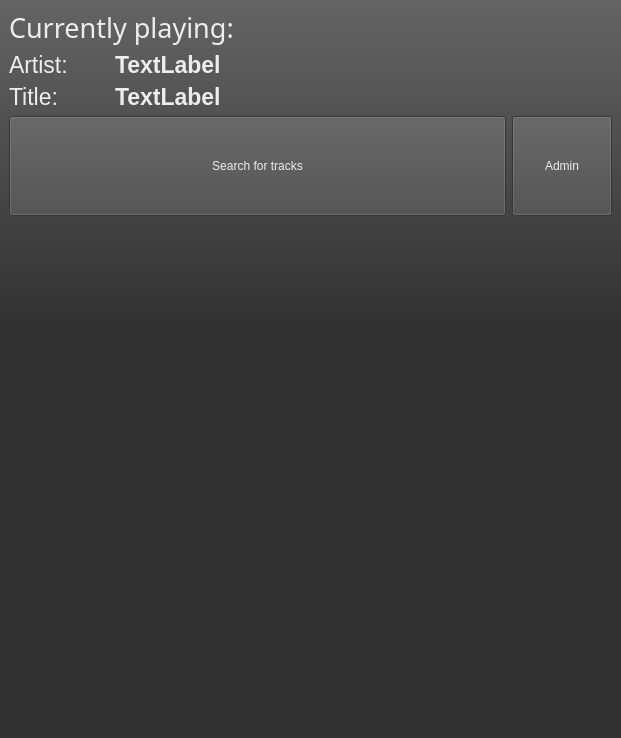
<?xml version="1.0" encoding="UTF-8"?>
<ui version="4.0">
 <author>Thomas</author>
 <class>MainWindow</class>
 <widget class="QMainWindow" name="MainWindow">
  <property name="geometry">
   <rect>
    <x>0</x>
    <y>0</y>
    <width>621</width>
    <height>738</height>
   </rect>
  </property>
  <property name="windowTitle">
   <string>PyMpdJuke</string>
  </property>
  <property name="windowIcon">
   <iconset resource="res.qrc">
    <normaloff>:/res/karaoke.png</normaloff>:/res/karaoke.png</iconset>
  </property>
  <property name="styleSheet">
   <string notr="true">background-color: qlineargradient(spread:pad, x1:1, y1:1, x2:1, y2:0, stop:0.565217 rgba(50, 50, 50, 255), stop:1 rgba(100, 100, 100, 255));
color: rgb(237, 237, 237);</string>
  </property>
  <widget class="QWidget" name="centralwidget">
   <property name="styleSheet">
    <string notr="true">background-color: rgba(255, 255, 255, 0);</string>
   </property>
   <layout class="QGridLayout" name="gridLayout_2">
    <item row="1" column="0">
     <layout class="QVBoxLayout" name="verticalLayout">
      <item>
       <widget class="QLabel" name="label">
        <property name="font">
         <font>
          <family>Sans Serif</family>
          <pointsize>20</pointsize>
          <weight>50</weight>
          <italic>false</italic>
          <bold>false</bold>
         </font>
        </property>
        <property name="styleSheet">
         <string notr="true"/>
        </property>
        <property name="text">
         <string>Currently playing:</string>
        </property>
       </widget>
      </item>
      <item>
       <layout class="QHBoxLayout" name="horizontalLayout">
        <item>
         <widget class="QLabel" name="label_2">
          <property name="sizePolicy">
           <sizepolicy hsizetype="Preferred" vsizetype="Fixed">
            <horstretch>0</horstretch>
            <verstretch>0</verstretch>
           </sizepolicy>
          </property>
          <property name="minimumSize">
           <size>
            <width>100</width>
            <height>0</height>
           </size>
          </property>
          <property name="font">
           <font>
            <pointsize>17</pointsize>
           </font>
          </property>
          <property name="text">
           <string>Artist:</string>
          </property>
         </widget>
        </item>
        <item>
         <widget class="QLabel" name="curArtist">
          <property name="font">
           <font>
            <pointsize>17</pointsize>
            <weight>75</weight>
            <bold>true</bold>
           </font>
          </property>
          <property name="styleSheet">
           <string notr="true"/>
          </property>
          <property name="text">
           <string>TextLabel</string>
          </property>
         </widget>
        </item>
        <item>
         <spacer name="horizontalSpacer_2">
          <property name="orientation">
           <enum>Qt::Horizontal</enum>
          </property>
          <property name="sizeHint" stdset="0">
           <size>
            <width>40</width>
            <height>20</height>
           </size>
          </property>
         </spacer>
        </item>
       </layout>
      </item>
      <item>
       <layout class="QHBoxLayout" name="horizontalLayout_2">
        <item>
         <widget class="QLabel" name="label_5">
          <property name="sizePolicy">
           <sizepolicy hsizetype="Preferred" vsizetype="Fixed">
            <horstretch>0</horstretch>
            <verstretch>0</verstretch>
           </sizepolicy>
          </property>
          <property name="minimumSize">
           <size>
            <width>100</width>
            <height>0</height>
           </size>
          </property>
          <property name="font">
           <font>
            <pointsize>17</pointsize>
           </font>
          </property>
          <property name="text">
           <string>Title:</string>
          </property>
         </widget>
        </item>
        <item>
         <widget class="QLabel" name="curTitle">
          <property name="font">
           <font>
            <pointsize>17</pointsize>
            <weight>75</weight>
            <bold>true</bold>
           </font>
          </property>
          <property name="text">
           <string>TextLabel</string>
          </property>
         </widget>
        </item>
        <item>
         <spacer name="horizontalSpacer">
          <property name="orientation">
           <enum>Qt::Horizontal</enum>
          </property>
          <property name="sizeHint" stdset="0">
           <size>
            <width>40</width>
            <height>20</height>
           </size>
          </property>
         </spacer>
        </item>
       </layout>
      </item>
     </layout>
    </item>
    <item row="3" column="0">
     <layout class="QHBoxLayout" name="horizontalLayout_3">
      <item>
       <widget class="QPushButton" name="searchBtn">
        <property name="minimumSize">
         <size>
          <width>0</width>
          <height>100</height>
         </size>
        </property>
        <property name="styleSheet">
         <string notr="true">background-color: rgb(75, 75, 75);</string>
        </property>
        <property name="text">
         <string>Search for tracks</string>
        </property>
       </widget>
      </item>
      <item>
       <widget class="QPushButton" name="adminBtn">
        <property name="sizePolicy">
         <sizepolicy hsizetype="Fixed" vsizetype="Fixed">
          <horstretch>0</horstretch>
          <verstretch>0</verstretch>
         </sizepolicy>
        </property>
        <property name="minimumSize">
         <size>
          <width>100</width>
          <height>100</height>
         </size>
        </property>
        <property name="styleSheet">
         <string notr="true">background-color: rgb(75, 75, 75);</string>
        </property>
        <property name="text">
         <string>Admin</string>
        </property>
       </widget>
      </item>
     </layout>
    </item>
    <item row="4" column="0">
     <widget class="QListWidget" name="playlist">
      <property name="styleSheet">
       <string notr="true">selection-color: rgba(255, 255, 255, 0);</string>
      </property>
     </widget>
    </item>
    <item row="0" column="0">
     <layout class="QHBoxLayout" name="horizontalLayout_4"/>
    </item>
   </layout>
  </widget>
  <action name="actionUjh">
   <property name="checkable">
    <bool>true</bool>
   </property>
   <property name="text">
    <string>ujh</string>
   </property>
  </action>
 </widget>
 <tabstops>
  <tabstop>searchBtn</tabstop>
  <tabstop>adminBtn</tabstop>
  <tabstop>playlist</tabstop>
 </tabstops>
 <resources>
  <include location="res.qrc"/>
 </resources>
 <connections>
  <connection>
   <sender>adminBtn</sender>
   <signal>clicked()</signal>
   <receiver>MainWindow</receiver>
   <slot>enterAdmin()</slot>
   <hints>
    <hint type="sourcelabel">
     <x>919</x>
     <y>193</y>
    </hint>
    <hint type="destinationlabel">
     <x>866</x>
     <y>83</y>
    </hint>
   </hints>
  </connection>
 </connections>
 <slots>
  <slot>enterAdmin()</slot>
 </slots>
</ui>
